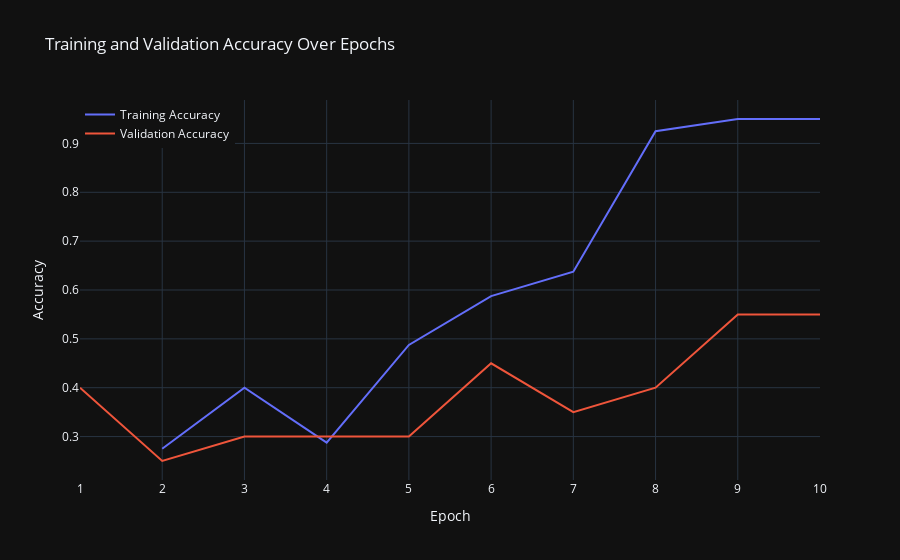
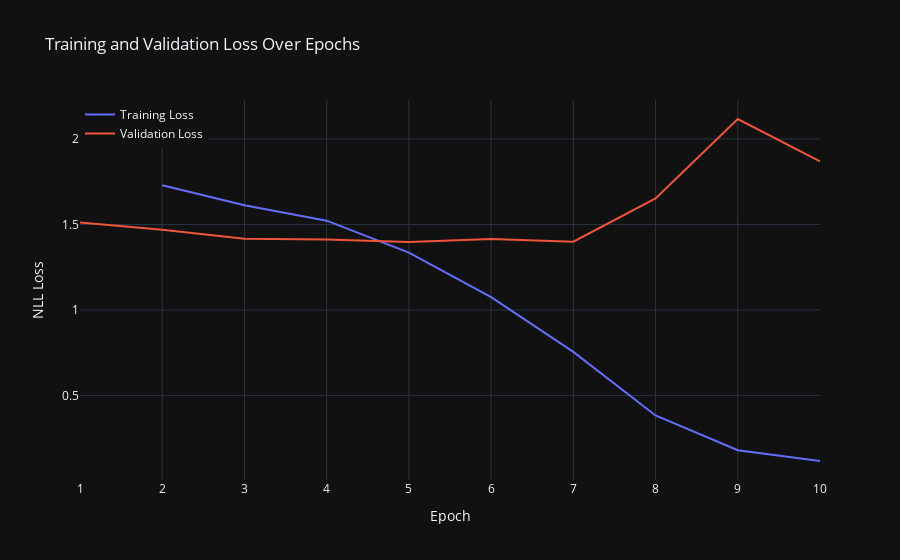

Here is the notebook cell these charts were saved with, in order:
### Code cell
import plotly.graph_objects as go


def bert_train_val_metrics(training_file, validation_file):
    """
    Generate and display interactive plots for training and validation metrics (accuracy and loss).

    Args:
        training_file (str): Path to the training metrics CSV file.
        validation_file (str): Path to the validation metrics CSV file.
    """
    # Read CSV files
    train_metrics = pd.read_csv(training_file)
    val_metrics = pd.read_csv(validation_file)

    # Create Subplots for Accuracy
    fig = go.Figure()

    # Plot Training and Validation Accuracy
    fig.add_trace(
        go.Scatter(
            x=train_metrics["epoch"],
            y=train_metrics["acc"],
            mode="lines",
            name="Training Accuracy",
        )
    )
    fig.add_trace(
        go.Scatter(
            x=val_metrics["epoch"],
            y=val_metrics["acc"],
            mode="lines",
            name="Validation Accuracy",
        )
    )

    # Customize the layout for Accuracy
    fig.update_layout(
        title="Training and Validation Accuracy Over Epochs",
        xaxis_title="Epoch",
        yaxis_title="Accuracy",
        legend=dict(x=0, y=1),
        template="plotly_dark",
    )

    # Show the Accuracy plot
    fig.show()

    # Create another subplot for Loss
    fig_loss = go.Figure()

    # Plot Training and Validation Loss
    fig_loss.add_trace(
        go.Scatter(
            x=train_metrics["epoch"],
            y=train_metrics["loss"],
            mode="lines",
            name="Training Loss",
        )
    )
    fig_loss.add_trace(
        go.Scatter(
            x=val_metrics["epoch"],
            y=val_metrics["loss"],
            mode="lines",
            name="Validation Loss",
        )
    )

    # Customize the layout for Loss
    fig_loss.update_layout(
        title="Training and Validation Loss Over Epochs",
        xaxis_title="Epoch",
        yaxis_title="NLL Loss",
        legend=dict(x=0, y=1),
        template="plotly_dark",
    )

    # Show the Loss plot
    fig_loss.show()


# Example usage
bert_train_val_metrics(
    "/Users/vladandreichuk/Desktop/git_reps/practical-data-science-tutorial/models/BERT_metrics/max_l512_lr0.0001_train_metrics.csv",
    "/Users/vladandreichuk/Desktop/git_reps/practical-data-science-tutorial/models/BERT_metrics/max_l512_lr0.0001_val_metrics.csv",
)

### Figure 1 — Plotly figure (JSON) as saved in the notebook; plotly's stock layout.template omitted (floating-point values rounded to 4 significant figures)
{"data": [{"mode": "lines", "name": "Training Accuracy", "type": "scatter", "x": [2, 3, 4, 5, 6, 7, 8, 9, 10], "y": [0.275, 0.4, 0.2875, 0.4875, 0.5875, 0.6375, 0.925, 0.95, 0.95]}, {"mode": "lines", "name": "Validation Accuracy", "type": "scatter", "x": [1, 2, 3, 4, 5, 6, 7, 8, 9, 10], "y": [0.4, 0.25, 0.3, 0.3, 0.3, 0.45, 0.35, 0.4, 0.55, 0.55]}], "layout": {"legend": {"x": 0, "y": 1}, "title": {"text": "Training and Validation Accuracy Over Epochs"}, "xaxis": {"title": {"text": "Epoch"}}, "yaxis": {"title": {"text": "Accuracy"}}}}

### Figure 2 — Plotly figure (JSON) as saved in the notebook; plotly's stock layout.template omitted (floating-point values rounded to 4 significant figures)
{"data": [{"mode": "lines", "name": "Training Loss", "type": "scatter", "x": [2, 3, 4, 5, 6, 7, 8, 9, 10], "y": [1.73, 1.613, 1.522, 1.335, 1.075, 0.7555, 0.3836, 0.1808, 0.1177]}, {"mode": "lines", "name": "Validation Loss", "type": "scatter", "x": [1, 2, 3, 4, 5, 6, 7, 8, 9, 10], "y": [1.511, 1.469, 1.416, 1.412, 1.398, 1.415, 1.4, 1.652, 2.116, 1.868]}], "layout": {"legend": {"x": 0, "y": 1}, "title": {"text": "Training and Validation Loss Over Epochs"}, "xaxis": {"title": {"text": "Epoch"}}, "yaxis": {"title": {"text": "NLL Loss"}}}}
